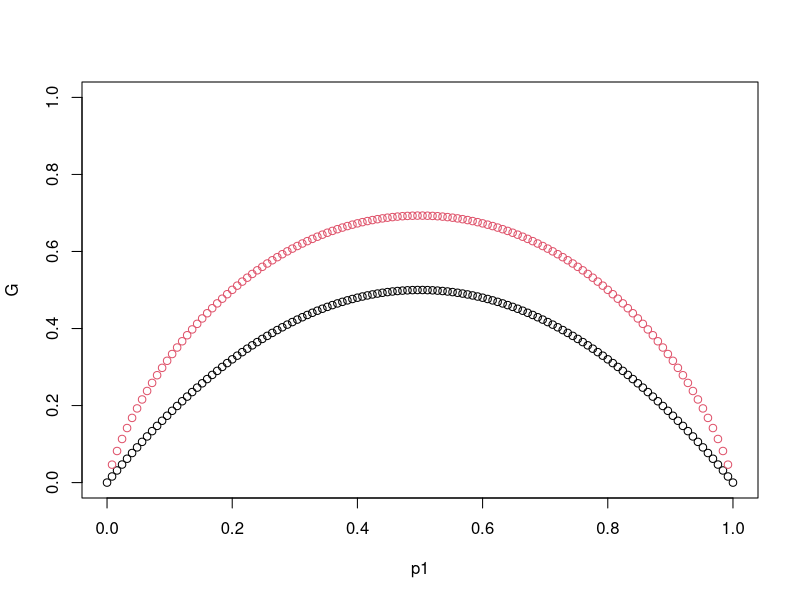

Generate this figure with R: (Note: this script raises an error after producing the figure.)
# Define probabilities
p1=seq(0, 1, 0.008)
p2=1 - p1

G = 2*p1*p2
D = -(p1*log(p1) + p2*log(p2))
ERR = pmin(p1, p2)

#cat("G is:", G, "     D is:", D)

plot(p1, G, ylim = c(0,1))
points(p1, D, col=2)

diff = D - G
# print(c("Diffs", head(diff)))
# print(p1[diff<=0])
# print(head(p1[diff>0]))


n=68000
px=20500
py=9100
fx=seq(0, n-px-py, 1)
fy=n-px-py-fx
nx=px+fx
ny=py+fy
c = (pmin(px, fx) + pmin(py, fy))/n

for(i in length(pts)) {
  1+1
}
